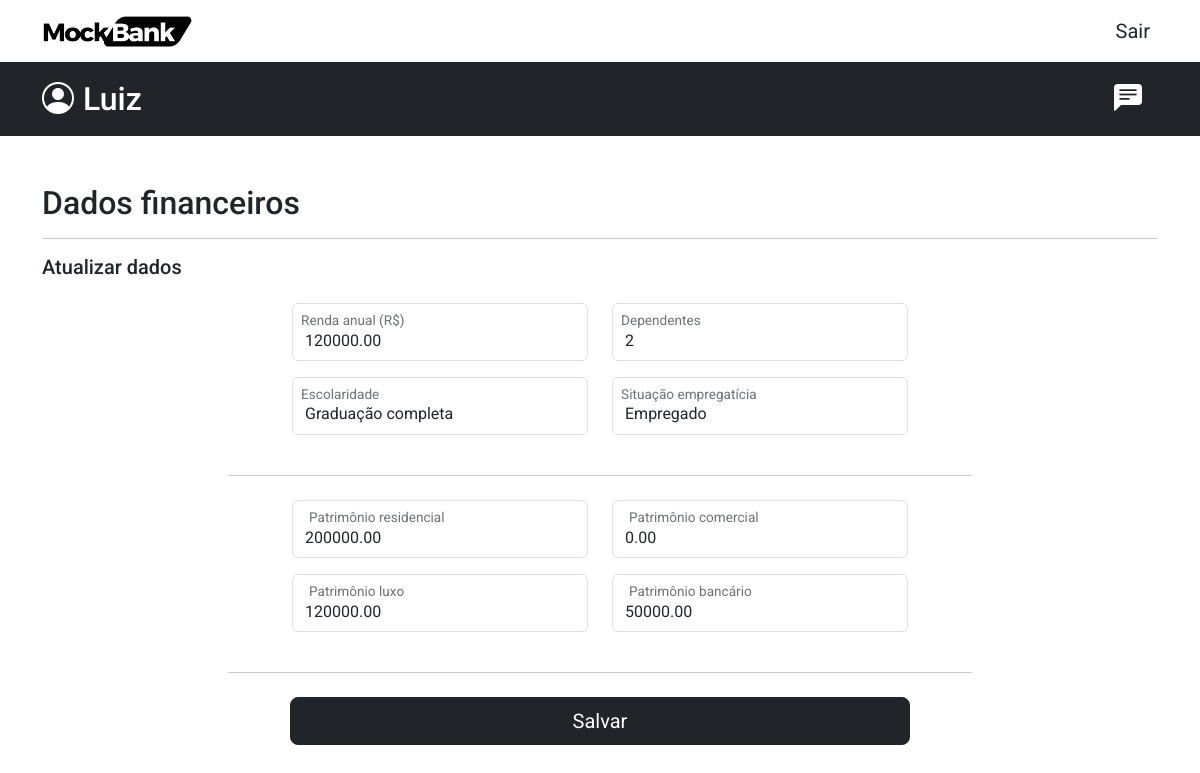
Page /service/finance_data/update/ (signed in) on the earlier database version.
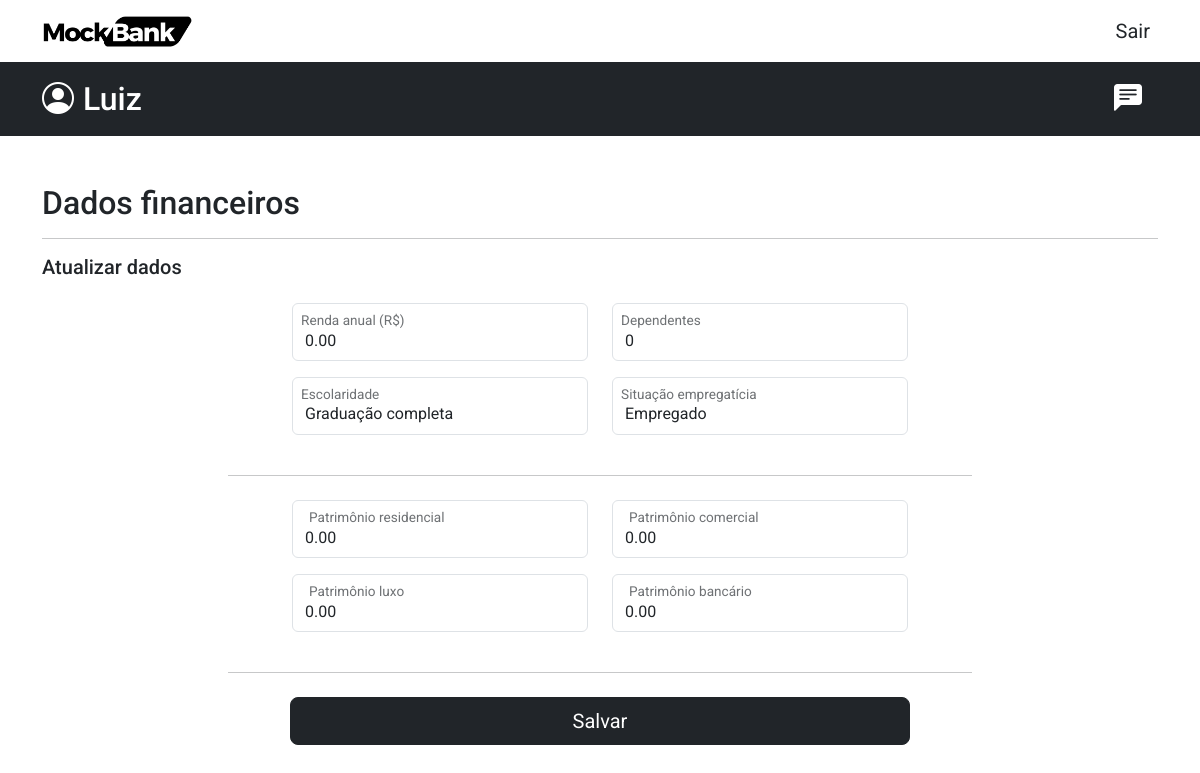
Same page on the later database version.
### user/models.py (models this page shows)
class FinanceDataUser(models.Model):
    dependents = models.IntegerField(blank=True, default=0)
    education = models.IntegerField(default=0)
    employed = models.IntegerField(default=0)
    annual_income = models.DecimalField(max_digits=8, decimal_places=2, default=float(0), blank=True)
    score = models.IntegerField(default=500)
    residential_assets = models.DecimalField(max_digits=8, decimal_places=2, default=float(0), blank=True)
    commercial_assets = models.DecimalField(max_digits=8, decimal_places=2, default=float(0), blank=True)
    luxury_assets = models.DecimalField(max_digits=8, decimal_places=2, default=float(0), blank=True)
    bank_assets = models.DecimalField(max_digits=8, decimal_places=2, default=float(0), blank=True)
    active = models.BooleanField(default=False)

### service/views.py (the view, shortened to what this page needs)
# urls.py: path('finance_data/update/', views.FinanceDataUserUpdateView.as_view(), name='finance_data_update'),
@method_decorator(login_required(login_url='user:login'), name='dispatch')
class FinanceDataUserUpdateView(View):
    def get(self, request):
        user = User.objects.get(owner=request.user)
        context = {
            'form': forms.FinanceDataForm(user=request.user, instance=user.finance_data),
            'subtitle': 'Atualizar dados',
            'button': 'Salvar'
        }
        return render(request, 'finance_data_register.html', context)

### service/templates/finance_data_register.html (shortened to what this page needs)
{% extends "global/base.html" %}
{% block content %}
<main class="container mt-5 mb-5">
    <div class="title">
        <h2>Dados financeiros</h2>
        <hr>
        <h5>{{ subtitle }}</h5>
    </div>
    <div class="row justify-content-center">
        <form action="" method="post">
            <div class="col-12 col-md-10 col-lg-8  mx-auto mt-3">
                <div class="row mt-3 justify-content-center">
                    <div class="form-floating col-12 col-md-5 mb-3">
                        {{ form.annual_income }}
                        <label class="ms-2" for="rendaInput">Renda anual (R$)</label>
                    </div>
                    <div class="form-floating col-12 col-md-5 mb-3">
                        {{ form.dependents }}
                        <label for="dependentesInput" class="ms-2">Dependentes</label>
                    </div>
                </div>
                <div class="row justify-content-center ">
                    <div class="form-floating col-12 col-md-5 mb-3">
                        {{ form.education }}
                        <label class="ms-2" for="educacaoInput">Escolaridade</label>
                    </div>
                    <div class="form-floating col-12 col-md-5 ">
                        {{ form.employed }}
                        <label class="ms-2" for="empregoInput">Situação empregatícia</label>
                    </div>
                </div>
                <hr class="my-4">
                <div class="row  justify-content-center">
                    <div class="form-floating col-12 col-md-5 mb-3">
                        {{ form.residential_assets }}
                        <label class="ms-3" for="residencialInput">Patrimônio residencial</label>
                    </div>
                    <div class="form-floating col-12 col-md-5 mb-3">
                        {{ form.commercial_assets }}
                        <label class="ms-3" for="comercialInput">Patrimônio comercial</label>
                    </div>
                    <div class="form-floating col-12 col-md-5 mb-3">
                        {{ form.luxury_assets }}
                        <label class="ms-3" for="luxoInput">Patrimônio luxo</label>
                    </div>
                    <div class="form-floating col-12 col-md-5 ">
                        {{ form.bank_assets }}
                        <label class="ms-3" for="bancarioInput">Patrimônio bancário</label>
                    </div>
                </div>
                <hr class="my-4">
                <div class="col-10" style="margin: 0 auto;">
                    <button class="btn btn-dark btn-lg d-block mt-2 w-100" type="submit">{{ button }}</button>
                </div>
            </div>
        </form>
    </div>
</main>
{% endblock content %}

Differences in the rows shown:
changed FinanceDataUser "Graduação completa": annual_income "120000.00" → "0.00"; dependents "2" → "0"; residential_assets "200000.00" → "0.00"; luxury_assets "120000.00" → "0.00"; bank_assets "50000.00" → "0.00"
